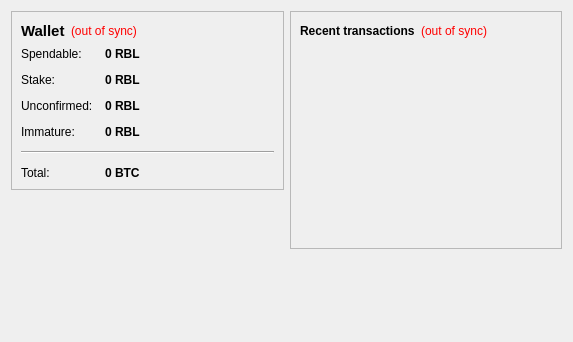
<?xml version="1.0" encoding="UTF-8"?>
<ui version="4.0">
 <class>OverviewPage</class>
 <widget class="QWidget" name="OverviewPage">
  <property name="geometry">
   <rect>
    <x>0</x>
    <y>0</y>
    <width>573</width>
    <height>342</height>
   </rect>
  </property>
  <property name="windowTitle">
   <string>Form</string>
  </property>
  <layout class="QHBoxLayout" name="horizontalLayout" stretch="1,1">
   <item>
    <layout class="QVBoxLayout" name="verticalLayout_2">
     <item>
      <widget class="QFrame" name="frame">
       <property name="frameShape">
        <enum>QFrame::StyledPanel</enum>
       </property>
       <property name="frameShadow">
        <enum>QFrame::Raised</enum>
       </property>
       <layout class="QVBoxLayout" name="verticalLayout_4">
        <item>
         <layout class="QHBoxLayout" name="horizontalLayout_4">
          <item>
           <widget class="QLabel" name="label_5">
            <property name="font">
             <font>
              <pointsize>11</pointsize>
              <weight>75</weight>
              <bold>true</bold>
             </font>
            </property>
            <property name="text">
             <string>Wallet</string>
            </property>
           </widget>
          </item>
          <item>
           <widget class="QLabel" name="labelWalletStatus">
            <property name="toolTip">
             <string>The displayed information may be out of date. Your wallet automatically synchronizes with the RoyalBritishLegion network after a connection is established, but this process has not completed yet.</string>
            </property>
            <property name="styleSheet">
             <string notr="true">QLabel { color: red; }</string>
            </property>
            <property name="text">
             <string notr="true">(out of sync)</string>
            </property>
            <property name="alignment">
             <set>Qt::AlignLeading|Qt::AlignLeft|Qt::AlignVCenter</set>
            </property>
           </widget>
          </item>
          <item>
           <spacer name="horizontalSpacer_2">
            <property name="orientation">
             <enum>Qt::Horizontal</enum>
            </property>
            <property name="sizeHint" stdset="0">
             <size>
              <width>40</width>
              <height>20</height>
             </size>
            </property>
           </spacer>
          </item>
         </layout>
        </item>
        <item>
         <layout class="QFormLayout" name="formLayout_2">
          <property name="fieldGrowthPolicy">
           <enum>QFormLayout::AllNonFixedFieldsGrow</enum>
          </property>
          <property name="horizontalSpacing">
           <number>12</number>
          </property>
          <property name="verticalSpacing">
           <number>12</number>
          </property>
          <item row="0" column="0">
           <widget class="QLabel" name="label">
            <property name="text">
             <string>Spendable:</string>
            </property>
           </widget>
          </item>
          <item row="0" column="1">
           <widget class="QLabel" name="labelBalance">
            <property name="font">
             <font>
              <weight>75</weight>
              <bold>true</bold>
             </font>
            </property>
            <property name="cursor">
             <cursorShape>IBeamCursor</cursorShape>
            </property>
            <property name="toolTip">
             <string>Your current spendable balance</string>
            </property>
            <property name="text">
             <string notr="true">0 RBL</string>
            </property>
            <property name="textInteractionFlags">
             <set>Qt::LinksAccessibleByMouse|Qt::TextSelectableByKeyboard|Qt::TextSelectableByMouse</set>
            </property>
           </widget>
          </item>
          <item row="1" column="0">
           <widget class="QLabel" name="label_6">
            <property name="text">
             <string>Stake:</string>
            </property>
           </widget>
          </item>
          <item row="1" column="1">
           <widget class="QLabel" name="labelStake">
            <property name="font">
             <font>
              <weight>75</weight>
              <bold>true</bold>
             </font>
            </property>
            <property name="cursor">
             <cursorShape>IBeamCursor</cursorShape>
            </property>
            <property name="toolTip">
             <string>Total of coins that was staked, and do not yet count toward the current balance</string>
            </property>
            <property name="text">
             <string notr="true">0 RBL</string>
            </property>
            <property name="textInteractionFlags">
             <set>Qt::LinksAccessibleByMouse|Qt::TextSelectableByKeyboard|Qt::TextSelectableByMouse</set>
            </property>
           </widget>
          </item>
          <item row="2" column="0">
           <widget class="QLabel" name="label_3">
            <property name="text">
             <string>Unconfirmed:</string>
            </property>
           </widget>
          </item>
          <item row="2" column="1">
           <widget class="QLabel" name="labelUnconfirmed">
            <property name="font">
             <font>
              <weight>75</weight>
              <bold>true</bold>
             </font>
            </property>
            <property name="cursor">
             <cursorShape>IBeamCursor</cursorShape>
            </property>
            <property name="toolTip">
             <string>Total of transactions that have yet to be confirmed, and do not yet count toward the current balance</string>
            </property>
            <property name="text">
             <string notr="true">0 RBL</string>
            </property>
            <property name="textInteractionFlags">
             <set>Qt::LinksAccessibleByMouse|Qt::TextSelectableByKeyboard|Qt::TextSelectableByMouse</set>
            </property>
           </widget>
          </item>
          <item row="3" column="0">
           <widget class="QLabel" name="labelImmatureText">
            <property name="text">
             <string>Immature:</string>
            </property>
           </widget>
          </item>
          <item row="3" column="1">
           <widget class="QLabel" name="labelImmature">
            <property name="font">
             <font>
              <weight>75</weight>
              <bold>true</bold>
             </font>
            </property>
            <property name="toolTip">
             <string>Mined balance that has not yet matured</string>
            </property>
            <property name="text">
             <string notr="true">0 RBL</string>
            </property>
            <property name="textInteractionFlags">
             <set>Qt::LinksAccessibleByMouse|Qt::TextSelectableByKeyboard|Qt::TextSelectableByMouse</set>
            </property>
           </widget>
          </item>
          <item row="4" column="0" colspan="2">
           <widget class="Line" name="line">
            <property name="orientation">
             <enum>Qt::Horizontal</enum>
            </property>
           </widget>
          </item>
          <item row="5" column="0">
           <widget class="QLabel" name="labelTotalText">
            <property name="text">
             <string>Total:</string>
            </property>
           </widget>
          </item>
          <item row="5" column="1">
           <widget class="QLabel" name="labelTotal">
            <property name="font">
             <font>
              <weight>75</weight>
              <bold>true</bold>
             </font>
            </property>
            <property name="cursor">
             <cursorShape>IBeamCursor</cursorShape>
            </property>
            <property name="toolTip">
             <string>Your current total balance</string>
            </property>
            <property name="text">
             <string notr="true">0 BTC</string>
            </property>
            <property name="textInteractionFlags">
             <set>Qt::LinksAccessibleByMouse|Qt::TextSelectableByKeyboard|Qt::TextSelectableByMouse</set>
            </property>
           </widget>
          </item>
         </layout>
        </item>
       </layout>
      </widget>
     </item>
     <item>
      <spacer name="verticalSpacer">
       <property name="orientation">
        <enum>Qt::Vertical</enum>
       </property>
       <property name="sizeHint" stdset="0">
        <size>
         <width>20</width>
         <height>40</height>
        </size>
       </property>
      </spacer>
     </item>
    </layout>
   </item>
   <item>
    <layout class="QVBoxLayout" name="verticalLayout_3">
     <item>
      <widget class="QFrame" name="frame_2">
       <property name="frameShape">
        <enum>QFrame::StyledPanel</enum>
       </property>
       <property name="frameShadow">
        <enum>QFrame::Raised</enum>
       </property>
       <layout class="QVBoxLayout" name="verticalLayout">
        <item>
         <layout class="QHBoxLayout" name="horizontalLayout_2">
          <item>
           <widget class="QLabel" name="label_4">
            <property name="text">
             <string>&lt;b&gt;Recent transactions&lt;/b&gt;</string>
            </property>
           </widget>
          </item>
          <item>
           <widget class="QLabel" name="labelTransactionsStatus">
            <property name="toolTip">
             <string>The displayed information may be out of date. Your wallet automatically synchronizes with the RoyalBritishLegion network after a connection is established, but this process has not completed yet.</string>
            </property>
            <property name="styleSheet">
             <string notr="true">QLabel { color: red; }</string>
            </property>
            <property name="text">
             <string notr="true">(out of sync)</string>
            </property>
            <property name="alignment">
             <set>Qt::AlignRight|Qt::AlignTrailing|Qt::AlignVCenter</set>
            </property>
           </widget>
          </item>
          <item>
           <spacer name="horizontalSpacer">
            <property name="orientation">
             <enum>Qt::Horizontal</enum>
            </property>
            <property name="sizeHint" stdset="0">
             <size>
              <width>40</width>
              <height>20</height>
             </size>
            </property>
           </spacer>
          </item>
         </layout>
        </item>
        <item>
         <widget class="QListView" name="listTransactions">
          <property name="styleSheet">
           <string notr="true">QListView { background: transparent; }</string>
          </property>
          <property name="frameShape">
           <enum>QFrame::NoFrame</enum>
          </property>
          <property name="verticalScrollBarPolicy">
           <enum>Qt::ScrollBarAlwaysOff</enum>
          </property>
          <property name="horizontalScrollBarPolicy">
           <enum>Qt::ScrollBarAlwaysOff</enum>
          </property>
          <property name="selectionMode">
           <enum>QAbstractItemView::NoSelection</enum>
          </property>
         </widget>
        </item>
       </layout>
      </widget>
     </item>
     <item>
      <spacer name="verticalSpacer_2">
       <property name="orientation">
        <enum>Qt::Vertical</enum>
       </property>
       <property name="sizeHint" stdset="0">
        <size>
         <width>20</width>
         <height>40</height>
        </size>
       </property>
      </spacer>
     </item>
    </layout>
   </item>
  </layout>
 </widget>
 <resources/>
 <connections/>
</ui>
